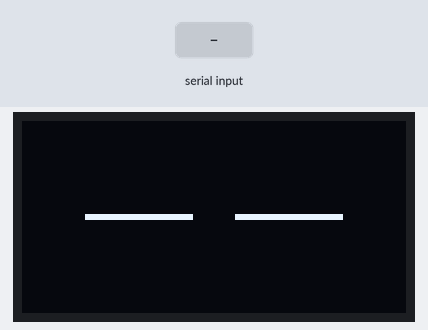
The sketch below on a simulated ESP32-C3. On the bench: 128×64 one-colour display. The test bench sets the inputs (shaded band). Random numbers use the default seed unless the sketch sets one; what the sketch prints to the serial monitor is not drawn.

Above: at 0.52 s.
At 1.5 s:
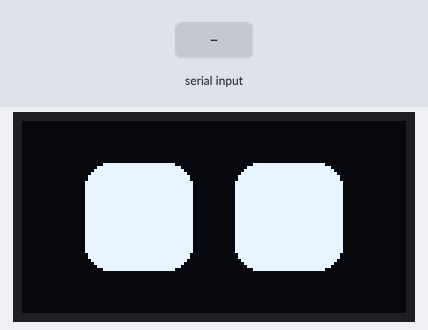
1.6 s: "a" received over Serial
At 9.8 s:
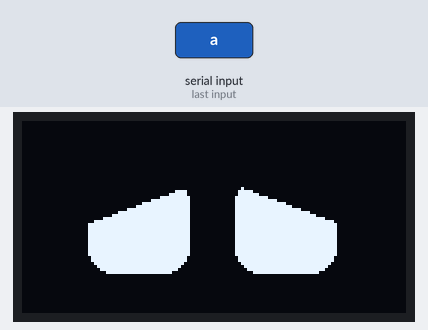
Timing chart, 0 to 10.6 s (numbered marks = the images above; inputs shaded):
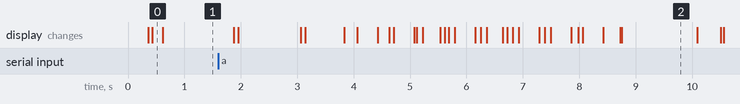

Measured:
- what the display in image 2 shows lasts 1.3 s, from 8.8 s to 10.1 s

The sketch:

eye_open_close.ino
```cpp
// Robot eyes for ESP32-C3 Super Mini + 0.96" SSD1306 OLED (128x64, I2C)
//
// - Eyes blink (close/open) at random intervals, sometimes double-blink
// - Eyes glance around randomly
// - 5 expressions: Normal, Happy, Sad, Angry, Surprised (smoothly morphed)
// - Auto-cycles expressions; or send over Serial (115200):
//     1..5 = pick expression, a = auto cycle, b = blink now
//
// Wiring (typical): OLED VCC->3V3, GND->GND, SDA->GPIO8, SCL->GPIO9.
// Other pin pairs are auto-detected at boot, so most wirings just work.

#include <Arduino.h>
#include <Wire.h>
#include <U8g2lib.h>

U8G2 *oled = nullptr;

// ---------------------------------------------------------------- expressions
enum Mood { NORMAL, HAPPY, SAD, ANGRY, SURPRISED, MOOD_COUNT };
const char *MOOD_NAMES[MOOD_COUNT] = {"Normal", "Happy", "Sad", "Angry", "Surprised"};

struct EyeShape {
  float w, h, r;   // eye width, height, corner radius
  float lidIn;     // top lid depth at inner corner (fraction of height)
  float lidOut;    // top lid depth at outer corner
  float lidBot;    // bottom "smile" lid depth (happy ^ ^ eyes)
  float offY;      // vertical offset of the eyes
};

const EyeShape SHAPES[MOOD_COUNT] = {
  //  w   h   r   lidIn lidOut lidBot offY
  {  36, 36,  8,  0.00, 0.00,  0.00,   0 },  // Normal
  {  36, 34, 10,  0.00, 0.00,  0.50,  -2 },  // Happy
  {  34, 32,  8,  0.05, 0.50,  0.00,   4 },  // Sad   (outer corners droop)
  {  38, 30,  6,  0.55, 0.05,  0.00,   2 },  // Angry (inner corners down)
  {  30, 44, 14,  0.00, 0.00,  0.00,  -2 },  // Surprised (tall, round)
};

const int      EYE_GAP     = 14;     // pixels between the two eyes
const uint32_t MOOD_MS     = 4000;   // time per expression in auto mode

Mood     mood       = NORMAL;
bool     autoMode   = true;
uint32_t moodSince  = 0;
EyeShape cur        = SHAPES[NORMAL];  // current (animated) shape

// ---------------------------------------------------------------- blink
bool     blinking   = false;
uint32_t blinkStart = 0;
uint32_t nextBlink  = 0;

float blinkOpenness(uint32_t now) {
  const uint32_t CLOSE = 80, HOLD = 50, OPEN = 120;
  if (!blinking) {
    if ((int32_t)(now - nextBlink) < 0) return 1.0f;
    blinking = true;
    blinkStart = now;
  }
  uint32_t t = now - blinkStart;
  if (t < CLOSE) return 1.0f - (float)t / CLOSE;
  if (t < CLOSE + HOLD) return 0.0f;
  if (t < CLOSE + HOLD + OPEN) return (float)(t - CLOSE - HOLD) / OPEN;

  blinking = false;
  // 20% chance of a quick double blink
  nextBlink = now + (random(100) < 20 ? 150 : random(1800, 4500));
  return 1.0f;
}

// ---------------------------------------------------------------- look around
float    lookX = 0, lookY = 0, lookTX = 0, lookTY = 0;
uint32_t nextLook = 0;

void updateLook(uint32_t now) {
  if ((int32_t)(now - nextLook) >= 0) {
    if (random(100) < 40) { lookTX = 0; lookTY = 0; }
    else { lookTX = random(-10, 11); lookTY = random(-5, 6); }
    nextLook = now + random(1200, 4000);
  }
  lookX += (lookTX - lookX) * 0.25f;
  lookY += (lookTY - lookY) * 0.25f;
}

// ---------------------------------------------------------------- drawing
void drawEye(float cx, float cy, const EyeShape &s, float open, bool isLeft) {
  int w = (int)(s.w + 0.5f);
  int h = (int)(s.h * open + 0.5f);
  int x = (int)(cx - w / 2.0f);

  oled->setDrawColor(1);
  if (h <= 3) {                       // fully closed: a thin line
    oled->drawBox(x, (int)cy - 1, w, 2);
    return;
  }
  int y = (int)(cy - h / 2.0f);
  int r = min((int)s.r, min(w, h) / 2 - 1);
  if (r < 0) r = 0;
  oled->drawRBox(x, y, w, h, r);

  // Erase parts of the eye with black lids to form the expression
  oled->setDrawColor(0);

  float inH = h * s.lidIn, outH = h * s.lidOut;
  if (inH > 0.5f || outH > 0.5f) {
    int xl = x - 2, xr = x + w + 2, yt = y - 2;
    int yIn = y + (int)inH, yOut = y + (int)outH;
    int yL = isLeft ? yOut : yIn;     // left eye: outer corner is on the left
    int yR = isLeft ? yIn : yOut;
    oled->drawTriangle(xl, yt, xr, yt, xr, yR);
    oled->drawTriangle(xl, yt, xr, yR, xl, yL);
  }

  if (s.lidBot > 0.01f) {             // curved bottom lid -> happy "^ ^"
    int ry  = (int)(h * s.lidBot + h * 0.2f);
    int cyE = y + h + (int)(h * 0.2f);
    oled->drawFilledEllipse((int)cx, cyE, (int)(w * 0.8f), ry);
  }
  oled->setDrawColor(1);
}

void render(uint32_t now, float open) {
  float bounce = (mood == HAPPY) ? sinf(now / 180.0f) * 2.0f : 0.0f;
  float cy = 32 + cur.offY + lookY + bounce;
  float leftCx  = 64 - EYE_GAP / 2.0f - cur.w / 2.0f + lookX;
  float rightCx = 64 + EYE_GAP / 2.0f + cur.w / 2.0f + lookX;

  oled->clearBuffer();
  drawEye(leftCx,  cy, cur, open, true);
  drawEye(rightCx, cy, cur, open, false);
  oled->sendBuffer();
}

// ---------------------------------------------------------------- control
void setMood(Mood m, uint32_t now) {
  mood = m;
  moodSince = now;
  nextBlink = now;                    // blink while changing expression
  Serial.printf("Expression: %s\n", MOOD_NAMES[m]);
}

void handleSerial(uint32_t now) {
  while (Serial.available()) {
    char c = Serial.read();
    if (c >= '1' && c < '1' + MOOD_COUNT) { autoMode = false; setMood((Mood)(c - '1'), now); }
    else if (c == 'a') { autoMode = true; Serial.println("Auto mode"); }
    else if (c == 'b') { nextBlink = now; }
  }
}

static inline void approach(float &v, float target) { v += (target - v) * 0.2f; }

// ---------------------------------------------------------------- I2C detect
bool probeOled(int sda, int scl, uint8_t &addr) {
  if (!Wire.begin(sda, scl, 100000)) return false;
  bool found = false;
  for (uint8_t a : {0x3C, 0x3D}) {
    Wire.beginTransmission(a);
    if (Wire.endTransmission() == 0) { addr = a; found = true; break; }
  }
  Wire.end();
  return found;
}

void setup() {
  Serial.begin(115200);
  delay(300);
  Serial.printf("Reset reason: %d\n", (int)esp_reset_reason());
  randomSeed(esp_random());

  // Candidate SDA/SCL pairs (skips USB pins 18/19 and flash pins 11-17)
  const int pairs[][2] = {
    {8, 9}, {9, 8}, {5, 6}, {6, 5}, {4, 5}, {5, 4}, {6, 7}, {7, 6},
    {3, 4}, {4, 3}, {2, 3}, {3, 2}, {0, 1}, {1, 0}, {20, 21}, {21, 20},
  };
  int sda = 8, scl = 9;
  uint8_t addr = 0x3C;
  bool found = false;
  for (auto &p : pairs) {
    if (probeOled(p[0], p[1], addr)) { sda = p[0]; scl = p[1]; found = true; break; }
  }
  if (found) Serial.printf("OLED found at 0x%02X on SDA=%d SCL=%d\n", addr, sda, scl);
  else       Serial.println("OLED not detected! Trying SDA=8 SCL=9 anyway. Check wiring.");

  oled = new U8G2_SSD1306_128X64_NONAME_F_HW_I2C(U8G2_R0, U8X8_PIN_NONE, scl, sda);
  oled->setI2CAddress(addr << 1);
  oled->setBusClock(400000);
  oled->begin();

  uint32_t now = millis();
  nextBlink = now + 1000;
  nextLook  = now + 1500;
  setMood(NORMAL, now);
  Serial.println("Send 1-5 to pick expression, a = auto, b = blink");
}

void loop() {
  uint32_t now = millis();
  handleSerial(now);

  if (autoMode && now - moodSince > MOOD_MS) setMood((Mood)((mood + 1) % MOOD_COUNT), now);

  const EyeShape &t = SHAPES[mood];
  approach(cur.w, t.w);       approach(cur.h, t.h);       approach(cur.r, t.r);
  approach(cur.lidIn, t.lidIn); approach(cur.lidOut, t.lidOut);
  approach(cur.lidBot, t.lidBot); approach(cur.offY, t.offY);

  updateLook(now);
  render(now, blinkOpenness(now));
}
```
